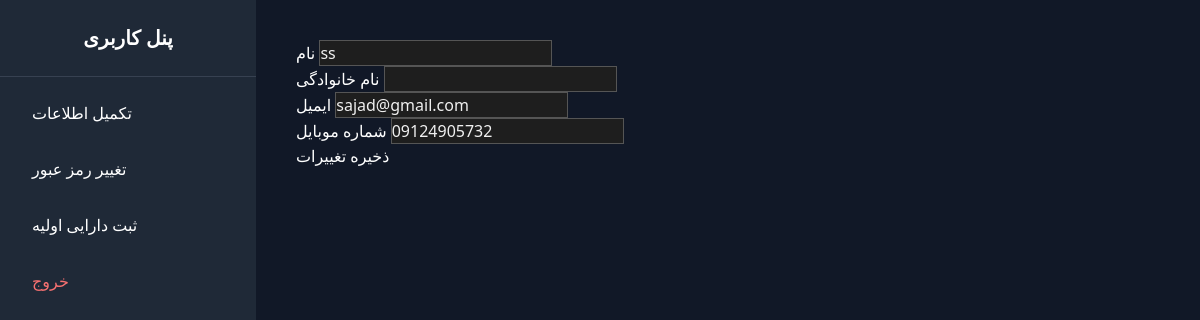
The app's page /account/account-info/ (signed in), older data.
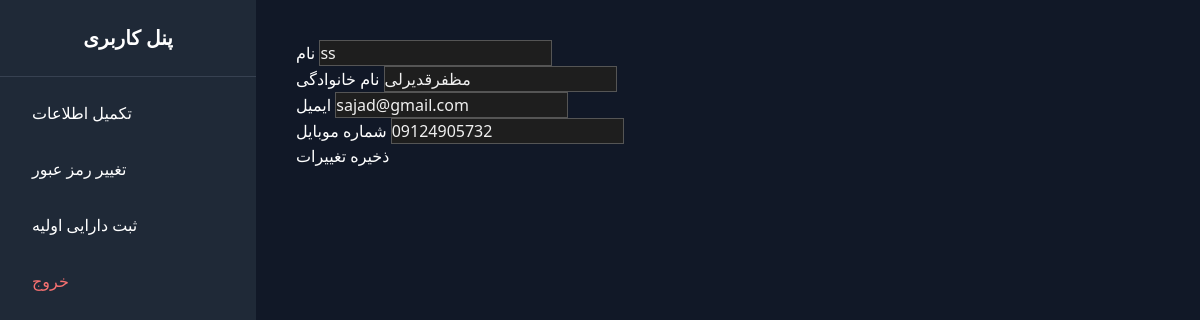
The same page, newer data.
### account/models.py (models this page shows, shortened)
class CustomUser(AbstractBaseUser, PermissionsMixin):
    email = models.EmailField(_('ایمیل'), unique=True, null=True, blank=True)
    first_name = models.CharField(_('نام'), max_length=150, blank=True)
    last_name = models.CharField(_('نام خانوادگی'), max_length=150, blank=True)
    phone = models.CharField(_('شماره تماس'), max_length=20, blank=True, unique=True)
    balance = models.IntegerField(default=0, verbose_name="موجودی کاربر (تومان)")
    is_staff = models.BooleanField(_('کارمند'), default=False)
    is_active = models.BooleanField(_('فعال'), default=True)
    date_joined = models.DateTimeField(_('تاریخ عضویت'), default=timezone.now)
    objects = UserManager()
    USERNAME_FIELD = 'phone'
    REQUIRED_FIELDS = ['first_name', 'email']
    class Meta:
        verbose_name = 'کاربر'
        verbose_name_plural = 'کاربران'

### account/views.py (the view)
# urls.py: path('account-info/', views.AccountInfoView.as_view(), name='account_info'),
class AccountInfoView(LoginRequiredMixin, UpdateView):
    model = CustomUser
    form_class = UpdateUserForm
    template_name = 'account/account_info.html'
    success_url = reverse_lazy('dashboard')
    def get_object(self):
        return self.request.user

### account/forms.py
class UpdateUserForm(forms.ModelForm):
    class Meta:
        model = CustomUser
        fields = ['first_name', 'last_name', 'email', 'phone']
        widgets = {
            'first_name': forms.TextInput(attrs={'class': 'form-input'}),
            'last_name': forms.TextInput(attrs={'class': 'form-input'}),
            'email': forms.EmailInput(attrs={'class': 'form-input'}),
            'phone': forms.TextInput(attrs={'class': 'form-input'}),
        }

### account/templates/account/account_info.html (shortened to what this page needs)
{% extends 'account/dashboard.html' %}
{% block dashboard_content %}
<form method="post">
    <div class="form-group">
        <label>نام</label>
        {{ form.first_name }}
    </div>
    <div class="form-group">
        <label>نام خانوادگی</label>
        {{ form.last_name }}
    </div>
    <div class="form-group">
        <label>ایمیل</label>
        {{ form.email }}
    </div>
    <div class="form-group">
        <label>شماره موبایل</label>
        {{ form.phone }}
    </div>
    <button type="submit" class="btn btn-primary">ذخیره تغییرات</button>
</form>
{% endblock %}

Row changes from the older to the newer data that the page shows:
changed CustomUser "ss": last_name (not shown) → "مظفرقدیرلی"
